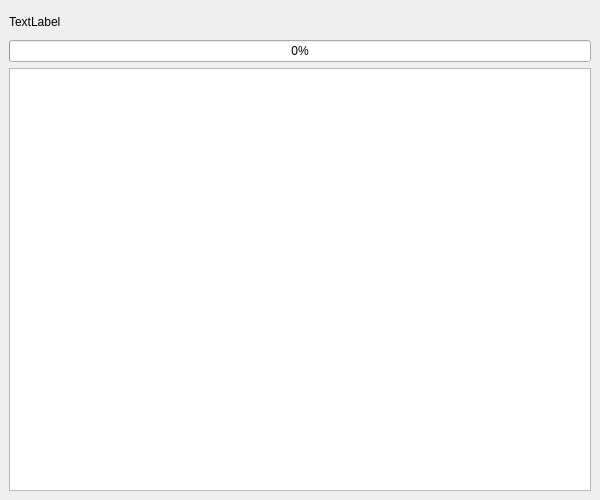
<?xml version="1.0" encoding="UTF-8"?>
<ui version="4.0">
 <class>task_updater</class>
 <widget class="QMainWindow" name="task_updater">
  <property name="geometry">
   <rect>
    <x>0</x>
    <y>0</y>
    <width>600</width>
    <height>500</height>
   </rect>
  </property>
  <property name="sizePolicy">
   <sizepolicy hsizetype="Fixed" vsizetype="Fixed">
    <horstretch>0</horstretch>
    <verstretch>0</verstretch>
   </sizepolicy>
  </property>
  <property name="windowTitle">
   <string>Module updater</string>
  </property>
  <widget class="QWidget" name="centralwidget">
   <layout class="QVBoxLayout" name="verticalLayout">
    <item>
     <widget class="QLabel" name="label">
      <property name="sizePolicy">
       <sizepolicy hsizetype="Preferred" vsizetype="Fixed">
        <horstretch>0</horstretch>
        <verstretch>0</verstretch>
       </sizepolicy>
      </property>
      <property name="minimumSize">
       <size>
        <width>0</width>
        <height>25</height>
       </size>
      </property>
      <property name="text">
       <string notr="true">TextLabel</string>
      </property>
     </widget>
    </item>
    <item>
     <widget class="QProgressBar" name="progressBar">
      <property name="value">
       <number>0</number>
      </property>
      <property name="format">
       <string notr="true">%p%</string>
      </property>
     </widget>
    </item>
    <item>
     <widget class="QTextEdit" name="console_output">
      <property name="autoFormatting">
       <set>QTextEdit::AutoAll</set>
      </property>
      <property name="readOnly">
       <bool>true</bool>
      </property>
      <property name="html">
       <string notr="true">&lt;!DOCTYPE HTML PUBLIC &quot;-//W3C//DTD HTML 4.0//EN&quot; &quot;http://www.w3.org/TR/REC-html40/strict.dtd&quot;&gt;
&lt;html&gt;&lt;head&gt;&lt;meta name=&quot;qrichtext&quot; content=&quot;1&quot; /&gt;&lt;style type=&quot;text/css&quot;&gt;
p, li { white-space: pre-wrap; }
&lt;/style&gt;&lt;/head&gt;&lt;body style=&quot; font-family:'MS Shell Dlg 2'; font-size:8.25pt; font-weight:400; font-style:normal;&quot;&gt;
&lt;p style=&quot;-qt-paragraph-type:empty; margin-top:0px; margin-bottom:0px; margin-left:0px; margin-right:0px; -qt-block-indent:0; text-indent:0px; font-size:8pt;&quot;&gt;&lt;br /&gt;&lt;/p&gt;&lt;/body&gt;&lt;/html&gt;</string>
      </property>
      <property name="textInteractionFlags">
       <set>Qt::NoTextInteraction</set>
      </property>
     </widget>
    </item>
   </layout>
  </widget>
 </widget>
 <resources/>
 <connections/>
</ui>
